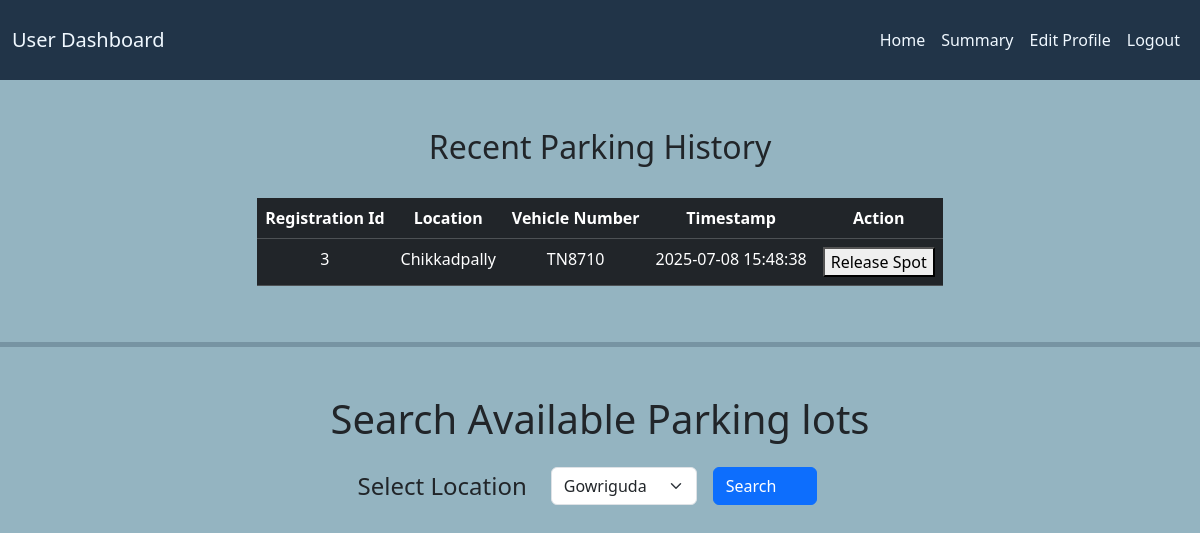
Screenshot of /user/home (signed in) with the database file from the repository.
### vehicle/models.py (models this page shows, shortened)
class Reservation(db.Model):
    r_id = db.Column(db.Integer(), primary_key = True)
    user_id = db.Column(db.Integer(), db.ForeignKey('user.id'))
    spot_id = db.Column(db.Integer(), db.ForeignKey('parking_spot.spot_id'))
    checkin_time = db.Column(db.DateTime, default = datetime.utcnow)
    checkout_time = db.Column(db.DateTime, nullable = False)
    actual_checkout_time = db.Column(db.DateTime)
    vehicle_model = db.Column(db.String(length=20), nullable = False)
    nameplate_num = db.Column(db.String(15), nullable=False)
    cost_per_unit = db.Column(db.Float, nullable = False)
    estimated_cost = db.Column(db.Float, nullable = True)
    @property
    def total_cost(self):
        if not self.checkin_time:
            return 0
        if self.checkout_time:
            end_time = self.actual_checkout_time or datetime.now()
        else:
            end_time = self.actual_checkout_time or datetime.now()
        parking_duration = end_time - self.checkin_time
        hours = parking_duration.total_seconds() // 3600
        return round(hours * self.cost_per_unit, 2)

class ParkingLot(db.Model):
    lot_id = db.Column(db.Integer(), primary_key = True)
    primary_location = db.Column(db.String(length=20), nullable = False)
    full_address = db.Column(db.String(length=50), nullable = False)
    pincode = db.Column(db.String(6), nullable = False)
    max_spots = db.Column(db.Integer(), nullable = False)
    cost_per_unit = db.Column(db.Integer(), nullable = False)
    parking_spots = db.relationship('ParkingSpot', backref = 'lot', lazy= True)

### vehicle/controllers/routes.py (the view, shortened to what this page needs)
@app.route('/user/home', methods=["GET", "POST"])
@login_required
@user_required
def user_home():
    form = SearchParkingLot()
    release_form = ReleaseSpotForm()
    reservations = Reservation.query.filter_by(user_id=current_user.id).all()
    areas = db.session.query(ParkingLot.primary_location).distinct().all()
    form.location.choices = [(area[0], area[0]) for area in areas]
    available_lots = None
    lot_info = []
    return render_template('user_dashboard/user_home.html', user=current_user, form=form, lots=lot_info, reservations = reservations, now=datetime.now(), datetime=datetime, release_form = release_form)

### vehicle/controllers/forms.py
class SearchParkingLot(FlaskForm):
    location = SelectField(label = 'Select Location', choices = [])
    submit = SubmitField(label="Search")

class ReleaseSpotForm(FlaskForm):
    r_id = HiddenField()
    submit = SubmitField(label='Release')

### vehicle/__init__.py (called while the page is built)
@login_manager.user_loader
def load_user(user_id):
    return User.query.get(int(user_id))

### vehicle/controllers/routes.py (called while the page is built)
def user_required(f):
    @wraps(f)
    def decorated_function(*args, **kwargs):
        if not current_user.is_authenticated:
            return redirect(url_for('login_page'))
        if current_user.is_admin:
            flash(f'You do not have permission to access this page!',category='danger')
            return redirect(url_for('admin_home'))
        return f(*args, **kwargs)
    return decorated_function

### vehicle/templates/user_dashboard/user_home.html (shortened to what this page needs)
{% extends "base.html" %}
{% block content %}
<div class="text-center">
    {% if reservations %}
    <div class="d-flex justify-content-center mt-5">
        <div class="w-auto">
            <h2 class="text-center">Recent Parking History</h2>
            <br>
            <table class="table table-hover table-dark" align="center">
                <thead>
                    <tr>
                        <th scope="col">Registration Id</th>
                        <th scope="col">Location</th>
                        <th scope="col">Vehicle Number</th>
                        <th scope="col">Timestamp</th>
                        <th scope="col">Action</th>
                    </tr>
                </thead>
                <tbody>
                    {% for reservation in reservations %}
                    <tr>
                        <td>{{ reservation.r_id}}</td>
                        <td>{{reservation.spot.lot.primary_location}}</td>
                        <td>{{reservation.nameplate_num}}</td>
                        <td>
                            {% if reservation.checkin_time %}
                            {{ reservation.checkin_time.strftime('%Y-%m-%d %H:%M:%S') }}
                            {% else %}
                            Not Available
                            {% endif %}
                        </td>
                        {% if reservation.actual_checkout_time %}
                        <td><label>Parked Out</label></td>
                        {% else %}
                        <td><button "btn btn-sm btn-dark" data-bs-toggle="modal"
                                data-bs-target="#releaseModal{{ reservation.r_id }}">Release Spot</button></td>
                        {% endif %}
                    </tr>
                    {% endfor %}
                </tbody>
            </table>
        </div>
    </div>
    {% else %}
    <h3>No recent parking history.</h3>
    {%endif %}
    <hr>
    <h1 class="mt-5 text-center">Search Available Parking lots</h1>
    <div class="form-container mt-4">
        <form action="{{ url_for('user_home') }}" method="POST"
            class="d-flex justify-content-center align-items-center gap-3">
            <span class="me-2 fs-4">{{ form.location.label(class="form-label m-0") }}</span>
            {{ form.location(class="form-select w-auto") }}
            {{ form.submit(class="btn btn-primary") }}
        </form>
    </div>
</div>
{% endblock %}

### vehicle/static/style.css (style rules this page uses)
body { background-color: #94B4C1; }
.btn { padding-right: 8%; margin-right: 25px; align-items: center; }
.form-container { display: flex; justify-content: center; align-items: center; width: 80%; margin: 0 auto; }
.form-container form { width: 100%; max-width: 500px; }
hr { background-color: #213448; height: 5px; border: none; margin: 40px 0; }

### rows the page displays
Reservation: r_id "3", spot.lot.primary_location "Chikkadpally", nameplate_num "TN8710", checkin_time "2025-07-08 15:48:38"
